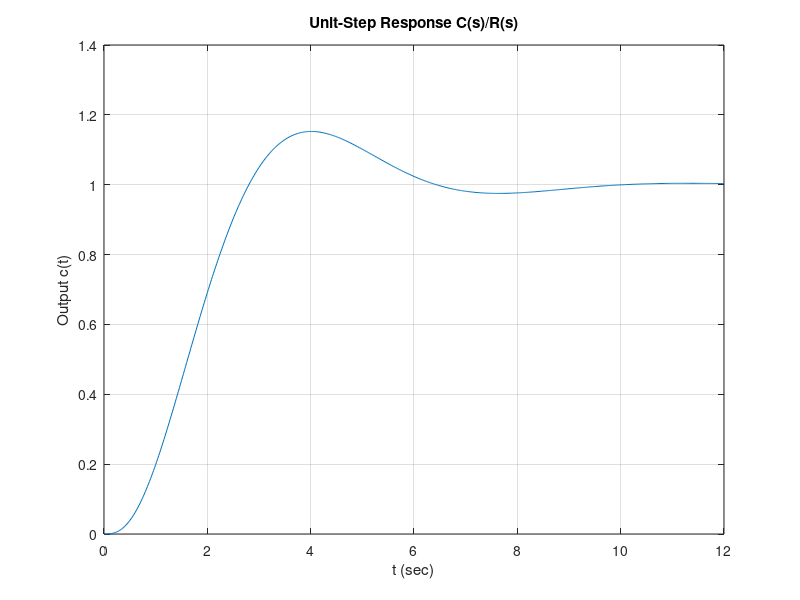

Source code (MATLAB):
t = 0:0.02:12;
num1 = [2];den1 = [1,0];sys1 = tf(num1,den1);
num2 = [2];den2 = [1,4];sys2 = tf(num2,den2);
num3 = [1];den3 = [1,0];sys3 = tf(num3,den3);
sys4 = series(sys1,sys2);
sys5 = feedback(sys4, 1);
sys6 = series(0.75*sys5,sys3);
sys = feedback(sys6,1);
[c,t] = step(sys,t);
plot(t,c)
grid
title('Unit-Step Response C(s)/R(s)')
xlabel('t (sec)')
ylabel('Output c(t)')